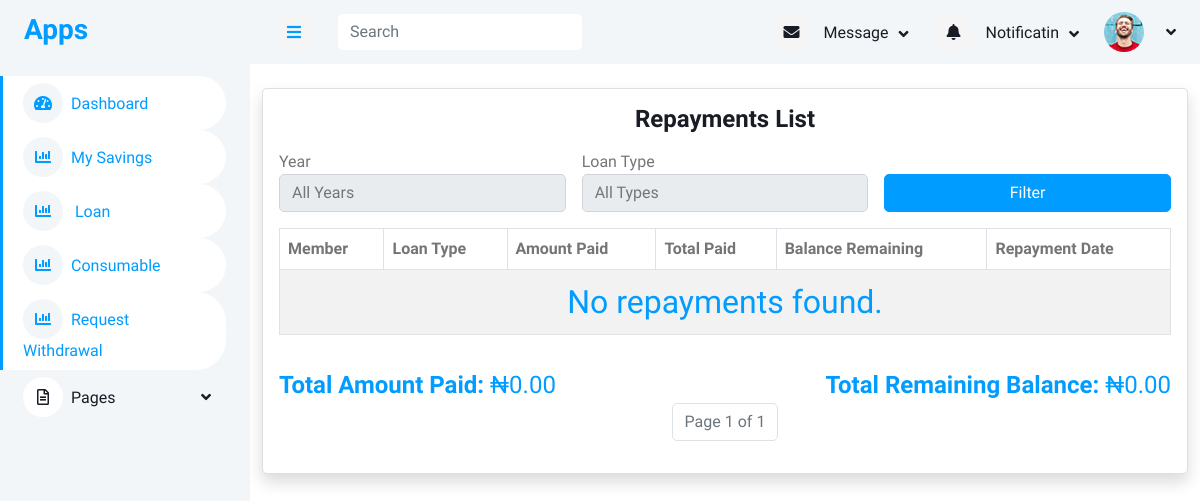
The app's page /loan-repayments/, older data.
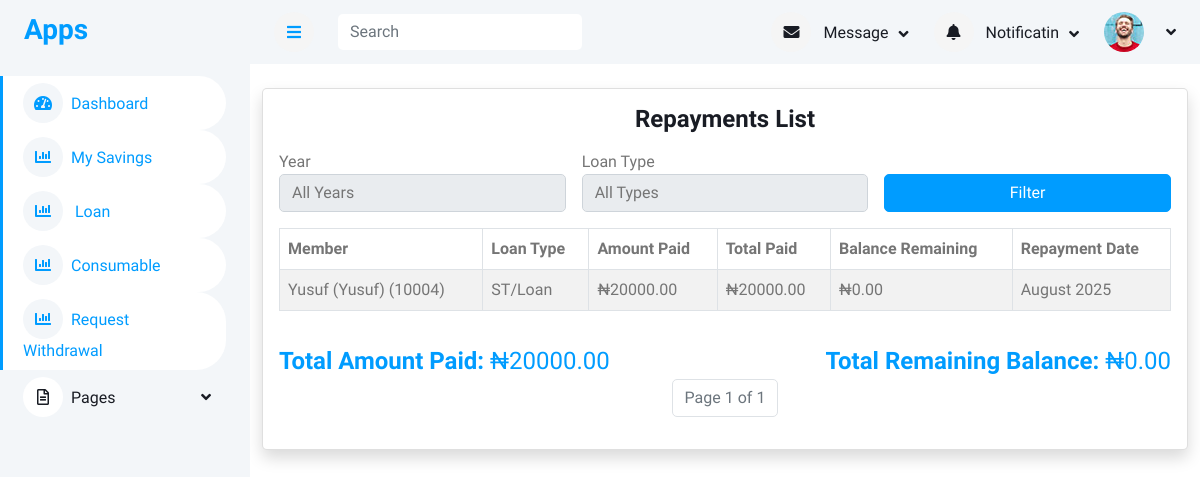
The same page, newer data.
### loan/models.py (models this page shows, shortened)
class LoanRepayback(models.Model):
    loan_request = models.ForeignKey(LoanRequest, on_delete=models.CASCADE, related_name="repaybacks")
    repayment_date = models.DateField()
    amount_paid = models.DecimalField(max_digits=10, decimal_places=2)
    balance_remaining = models.DecimalField(max_digits=10, decimal_places=2)
    created_by = models.ForeignKey(User,on_delete=models.CASCADE)

class LoanRequest(models.Model):
    member = models.ForeignKey(Member, on_delete=models.CASCADE, related_name="loan_requests")
    loan_type = models.ForeignKey(LoanType, on_delete=models.SET_NULL, null=True, blank=True)
    amount = models.DecimalField(max_digits=10, decimal_places=2)
    approved_amount = models.DecimalField(max_digits=10, decimal_places=2, null=True, blank=True)
    loan_term_months = models.PositiveIntegerField()
    application_date = models.DateField(default=today_date)
    approval_date = models.DateField(null=True, blank=True)
    status = models.CharField(max_length=20,choices=[ ("pending", "Pending"),("approved", "Approved"),("rejected", "Rejected"),  ("paid", "paid") ], default="pending",)
    rejection_reason = models.TextField(blank=True, null=True)
    file_one = models.ImageField(upload_to='file_one', blank=True, null=True)
    bank_name = models.ForeignKey(BankName,on_delete=models.CASCADE)
    bank_code = models.ForeignKey(BankCode,on_delete=models.CASCADE)
    account_number  = models.CharField(max_length=100)
    guarantor = models.ForeignKey(Member, on_delete=models.SET_NULL, null=True, blank=True, related_name="guaranteed_loans")
    guarantor_accepted = models.BooleanField(default=False)
    created_by = models.ForeignKey(User,on_delete=models.CASCADE)
    approved_by = models.ForeignKey(User, on_delete=models.SET_NULL, null=True, blank=True, related_name='approved_loan')
    date_created = models.DateTimeField(auto_now_add=True)

### accounts/models.py (models this page shows, shortened)
class Member(models.Model):
    member = models.OneToOneField(User, on_delete=models.SET_NULL, null=True, blank=True,related_name='member')
    ippis = models.IntegerField(unique=True)  # Required and unique
    total_savings = models.DecimalField(max_digits=12, decimal_places=2, blank=True, null=True)
    def __str__(self):
        return f"{self.member} ({self.ippis})"

class User(AbstractUser):
    first_name = models.CharField(max_length=100)
    last_name = models.CharField(max_length=100)
    other_name = models.CharField(max_length=100)
    date_of_birth = models.DateField(blank=True,null=True)
    username = models.CharField(max_length=100, unique=True)
    savings = models.IntegerField(blank=True,null=True)
    account_type = models.CharField(max_length=100,blank=True,null=True)
    department = models.CharField(max_length=100)
    unit = models.CharField(max_length=100)
    gender = models.ForeignKey(Gender, on_delete=models.CASCADE, blank=True, null=True)
    group = models.ForeignKey(UserGroup, on_delete=models.CASCADE, blank=True, null=True)
    marital_status = models.ForeignKey(MaritalStatus,on_delete=models.SET_NULL, null=True, blank=True)
    religion = models.ForeignKey(Religion, on_delete=models.SET_NULL, null=True, blank=True,)
    passport = models.ImageField(upload_to='passport', blank=True, null=True)
    phone1 = models.CharField(max_length=15,null=True, blank=True)
    phone2 = models.CharField(max_length=15, null=True, blank=True)
    email = models.EmailField(blank=True, null=True)
    member_number = models.CharField(max_length=100)
    def __str__(self):
        return f"{self.first_name} ({self.last_name})"

### loan/views.py (the view)
# urls.py: path("loan-repayments/", views.filtered_loan_repayments, name="filtered_loan_repayments"),
def filtered_loan_repayments(request):
    years = LoanRequest.objects.annotate(year=ExtractYear("application_date")) \
        .values_list("year", flat=True).distinct().order_by("-year")
    loan_types = LoanRequest.objects.values_list("loan_type__name", flat=True).distinct().order_by("loan_type__name")
    selected_year = request.GET.get("year")
    selected_type = request.GET.get("loan_type")
    filters = Q()
    if selected_year:
        filters &= Q(loan_request__application_date__year=selected_year)
    if selected_type:
        filters &= Q(loan_request__loan_type__name=selected_type)
    repayments_qs = LoanRepayback.objects.select_related("loan_request__member", "loan_request__loan_type") \
        .filter(filters).order_by("-repayment_date")
    total_sum_paid = repayments_qs.aggregate(Sum("amount_paid"))["amount_paid__sum"] or 0
    enriched_repayments = []
    total_sum_remaining = 0
    for repay in repayments_qs:
        loan = repay.loan_request
        total_paid = LoanRepayback.objects.filter(loan_request=loan).aggregate(Sum("amount_paid"))["amount_paid__sum"] or 0
        approved = loan.approved_amount or 0
        balance = approved - total_paid
        total_sum_remaining += balance  # <-- Add this
        enriched_repayments.append({
            "repayment": repay,
            "total_paid": total_paid,
            "balance_remaining": balance,
        })
    paginator = Paginator(enriched_repayments, 5)  # Show 10 per page
    page_number = request.GET.get("page")
    page_obj = paginator.get_page(page_number)
    context = {"page_obj": page_obj,"years": years, "loan_types": loan_types,
                "selected_year": selected_year, "selected_type": selected_type,
                "total_sum_paid": total_sum_paid,"total_sum_remaining": total_sum_remaining,}
    return render(request, "loan/filtered_loan_repayments.html", context)

### templates/loan/filtered_loan_repayments.html (shortened to what this page needs)
{% extends "base/base.html" %}
{% block content %}
<div class="container mt-4">
    <div class="card shadow col-md-12">
        <div class="card-body">
           <h4 class="mb-3 text-center">
         Repayments List
    </h4>
    <form method="get" class="row g-3 mb-3">
        <div class="col-md-4">
            <label>Year</label>
            <select name="year" class="form-control">
                <option value="">All Years</option>
            </select>
        </div>
        <div class="col-md-4">
            <label>Loan Type</label>
            <select name="loan_type" class="form-control">
                <option value="">All Types</option>
            </select>
        </div>
        <div class="col-md-4 d-flex align-items-end">
            <button type="submit" class="btn btn-primary w-100">Filter</button>
        </div>
    </form>
    <div class="table-responsive">
    <table class="table table-bordered table-striped">
        <thead>
            <tr>
                <th>Member</th>
                <th class="text-nowrap text-truncate" style="max-width: 250px;">Loan Type</th>
                <th class="text-nowrap text-truncate" style="max-width: 250px;">Amount Paid</th>
                <th class="text-nowrap text-truncate" style="max-width: 250px;">Total Paid</th>
                <th class="text-nowrap text-truncate" style="max-width: 250px;">Balance Remaining</th>
                <th class="text-nowrap text-truncate" style="max-width: 250px;">Repayment Date</th>
            </tr>
        </thead>
        <tbody>
            {% for item in page_obj %}
            <tr>
                <td class="text-nowrap text-truncate" style="max-width: 250px;">{{ item.repayment.loan_request.member }}</td>
                 <td class="text-nowrap text-truncate" style="max-width: 250px;">
                    {% if "short" in item.repayment.loan_request.loan_type.name|lower %}
                        ST/Loan
                    {% elif "long" in item.repayment.loan_request.loan_type.name|lower %}
                        LT/Loan
                    {% else %}
                        {{ item.repayment.loan_request.loan_type.name }}
                    {% endif %}
                    </td>
                <td>₦{{ item.repayment.amount_paid|floatformat:2 }}</td>
                <td>₦{{ item.total_paid|floatformat:2 }}</td>
                <td>₦{{ item.balance_remaining|floatformat:2 }}</td>
                <td class="text-nowrap text-truncate" style="max-width: 250px;">{{ item.repayment.repayment_date|date:"F Y" }}</td>
            </tr>
            {% empty %}
            <tr>
                <td colspan="7" class="text-center text-primary fs-2">No repayments found.</td>
            </tr>
            {% endfor %}
        </tbody>
    </table>
    </div>
     <div class="mt-3 d-flex justify-content-between">
    <div class="text-start text-primary fs-4">
        <strong>Total Amount Paid:</strong> ₦{{ total_sum_paid|floatformat:2 }}
    </div>
    <div class="text-end text-primary fs-4">
        <strong>Total Remaining Balance:</strong> ₦{{ total_sum_remaining|floatformat:2 }}
    </div>
</div>
    <div class="d-flex justify-content-center">
        <ul class="pagination">
            <li class="page-item disabled">
                <a class="page-link">Page {{ page_obj.number }} of {{ page_obj.paginator.num_pages }}</a>
            </li>
        </ul>
    </div>
        </div>
    </div>
</div>
{% endblock %}

Row changes from the older to the newer data that the page shows:
added LoanRepayback: repayment.loan_request.member "Yusuf (Yusuf) (10004)", shows "ST/Loan", repayment.amount_paid "20000.00", total_paid "20000.00", balance_remaining "0.00", repayment.repayment_date "August 2025"
Text that changed along with them:
{{ total_sum_paid|floatformat:2 }}: "0.00" → "20000.00"
text no longer shown: "No repayments found."
